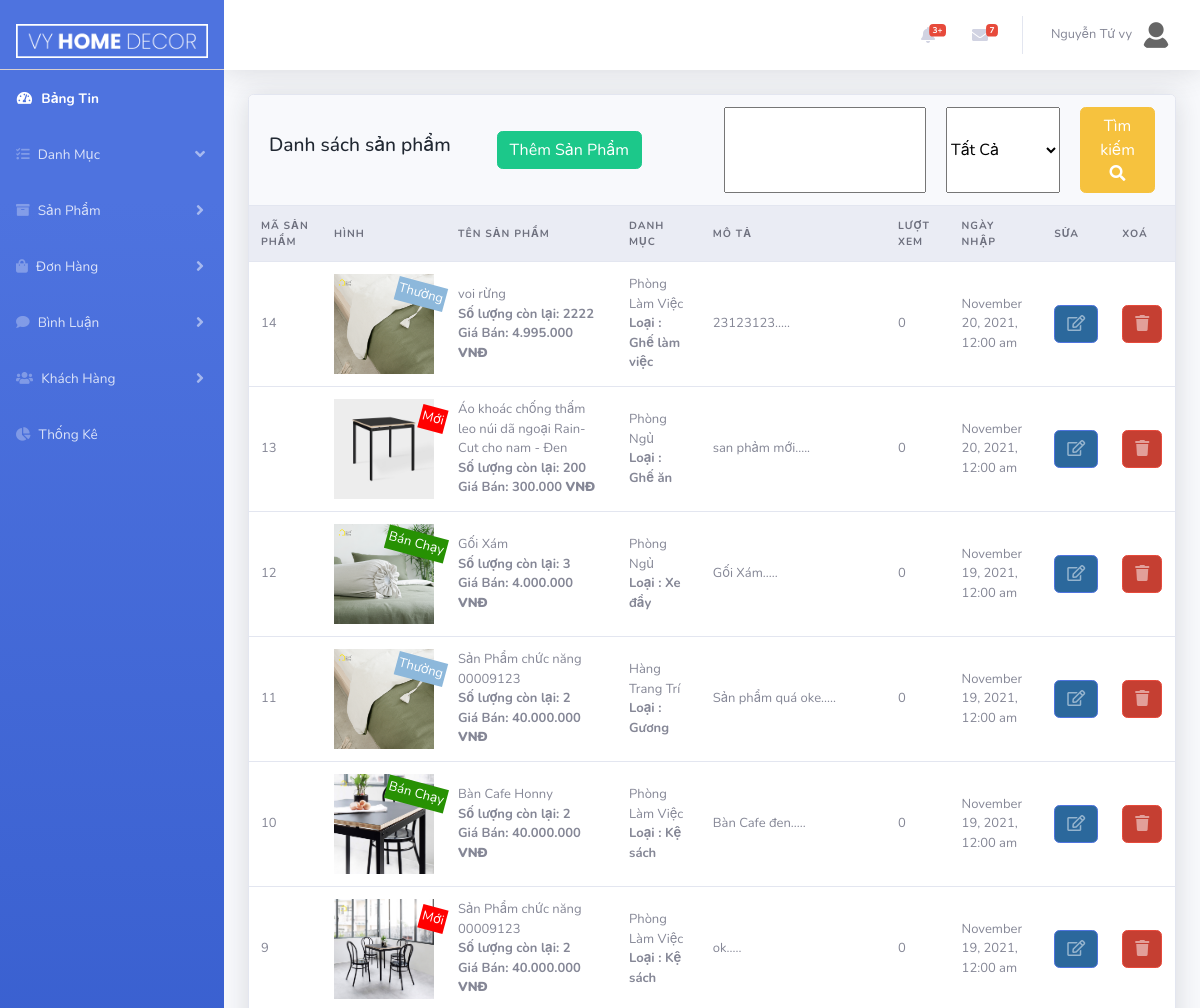
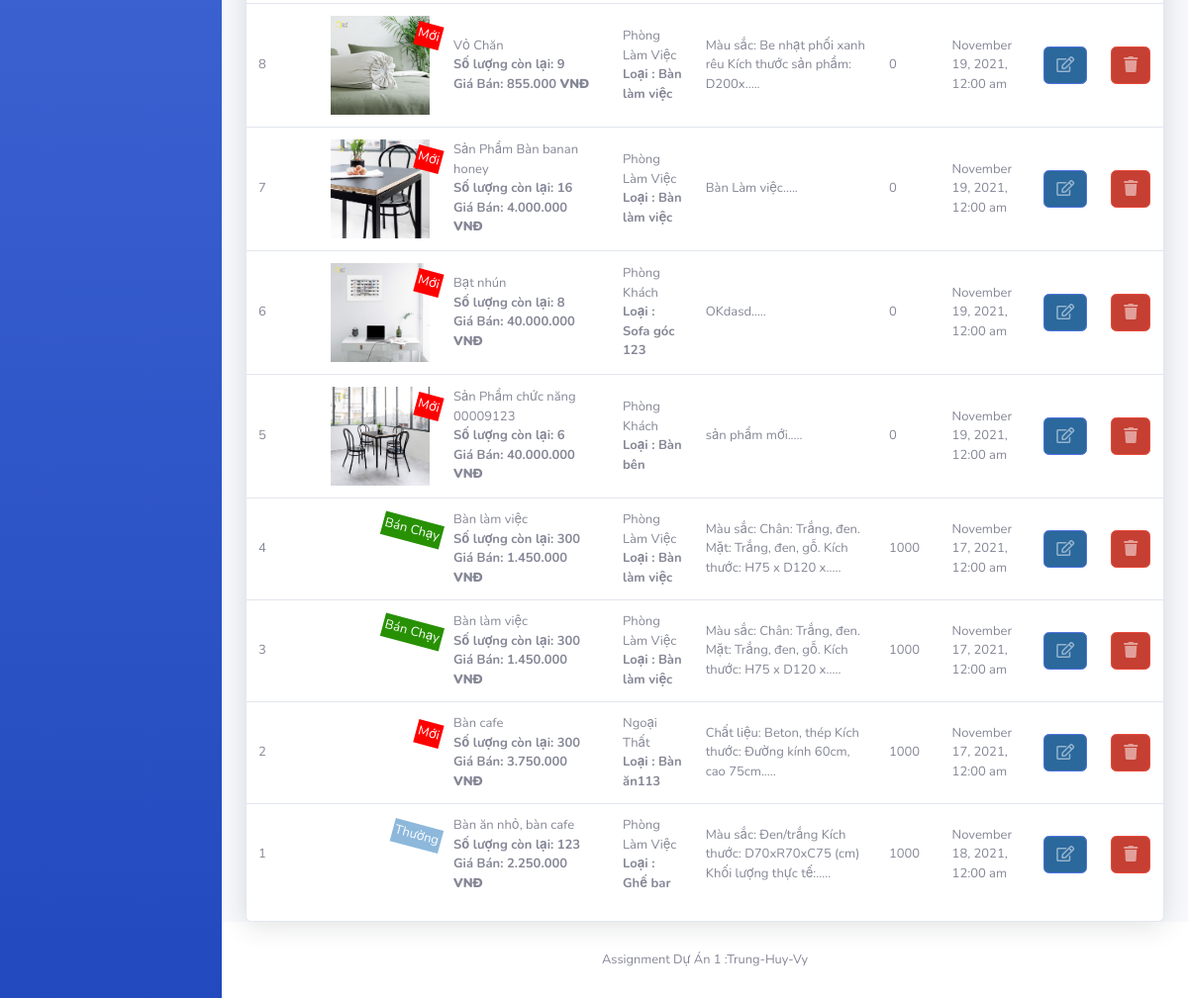
Page /Admin/index.php?act=product&list (signed in) on the earlier database version (2 pictures, top to bottom).
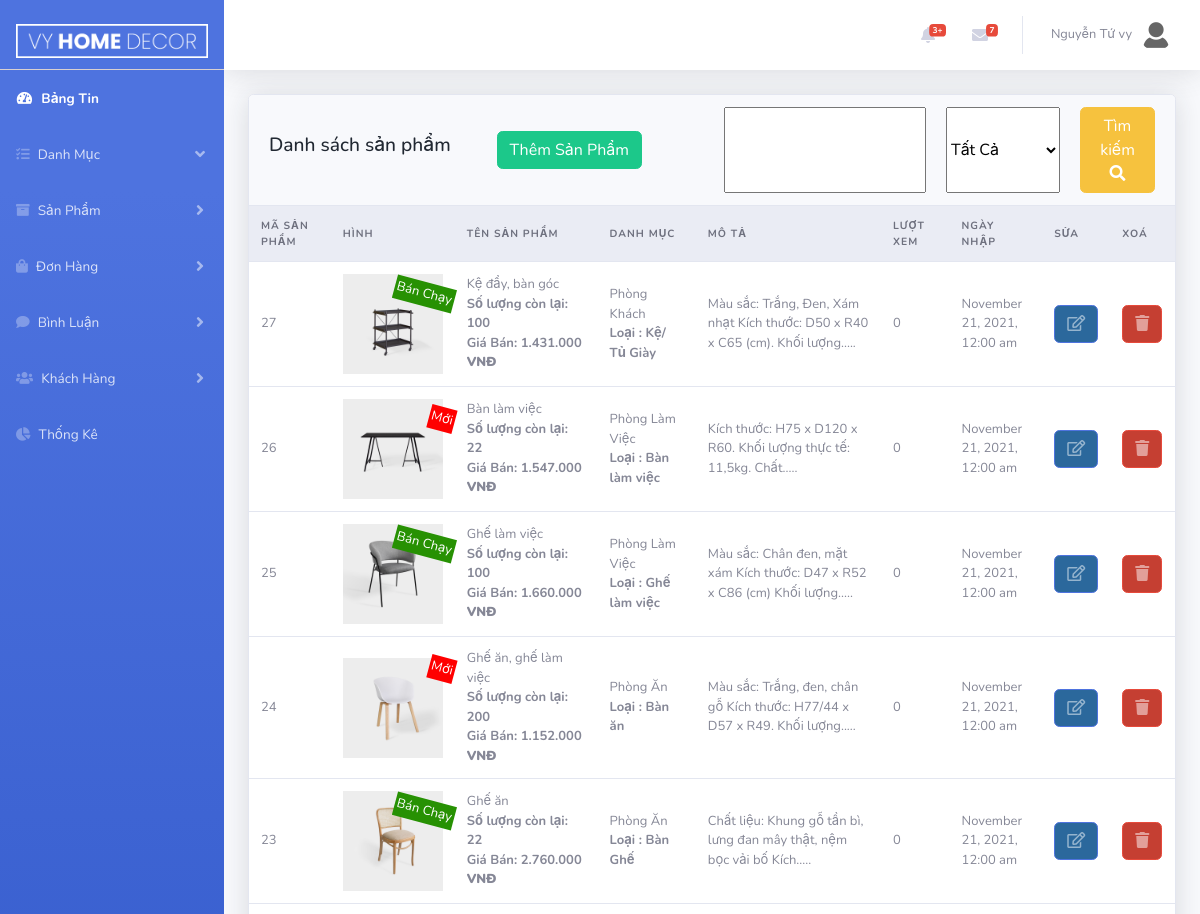
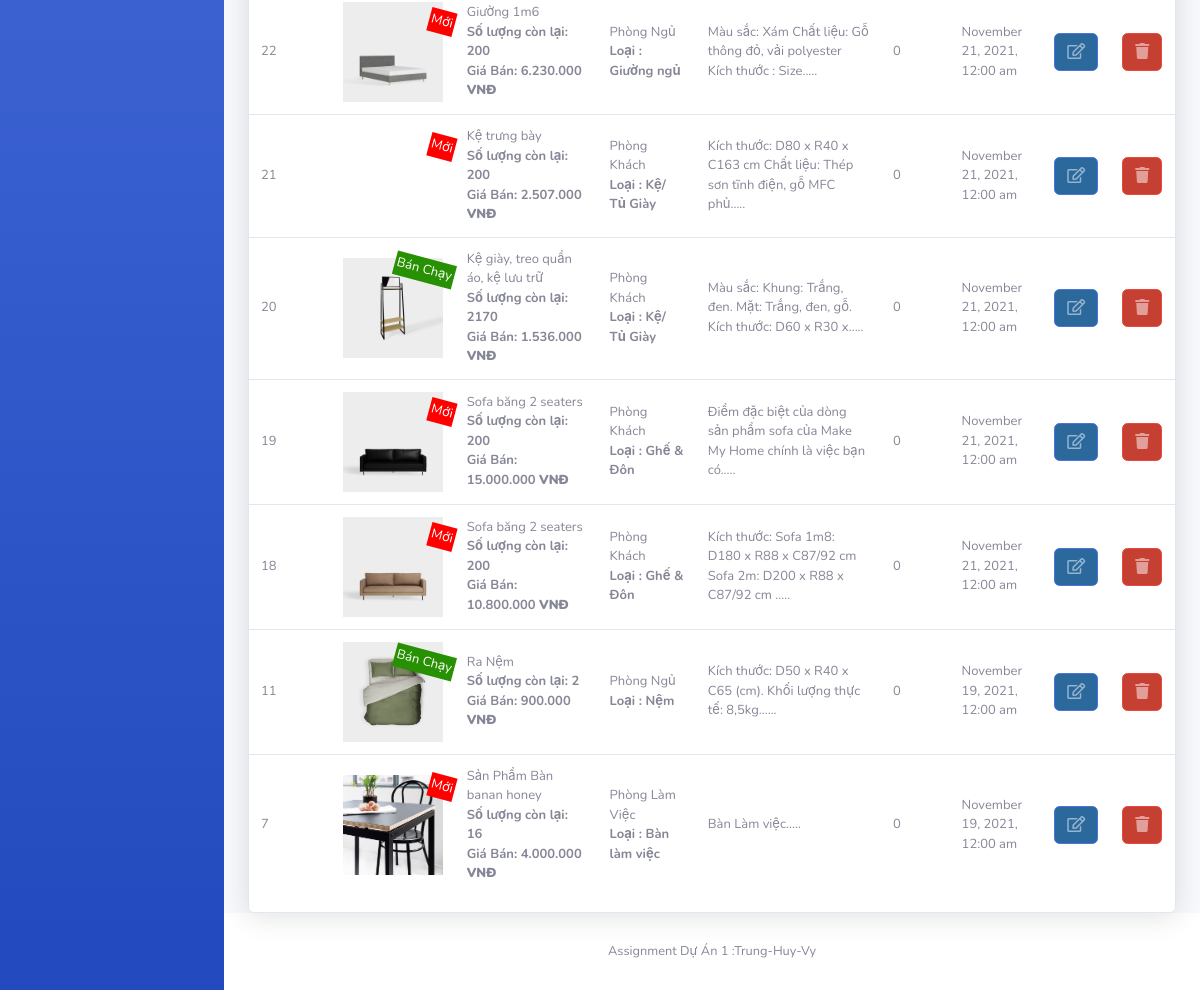
Same page on the later database version (2 pictures, top to bottom).
### tables this page shows
CREATE TABLE `tbl_product` (
  `prodId` int(10) NOT NULL,
  `prodName` varchar(255) NOT NULL,
  `prodDesc` text NOT NULL,
  `quantity` int(10) NOT NULL,
  `price` float NOT NULL,
  `image` text NOT NULL,
  `imageSmall` text NOT NULL,
  `dateInput` date NOT NULL,
  `view` int(10) NOT NULL,
  `type` int(10) NOT NULL,
  `cateChildId` int(10) NOT NULL,
  `cateId` int(10) NOT NULL,
  `discount` float DEFAULT NULL
);

CREATE TABLE `tbl_category` (
  `cateId` int(10) NOT NULL,
  `cateName` varchar(50) NOT NULL
);

CREATE TABLE `tbl_category_child` (
  `cateChildId` int(10) NOT NULL,
  `cateChildName` varchar(50) NOT NULL,
  `cateId` int(10) NOT NULL
);

### model/pdo.php (called while the page is built, shortened)
<?php
function pdo_get_connection()
{   $servername="localhost";
    $username='root';
    $password='';
    try{
        $dburl="mysql:host=$servername;dbname=vyhomedecor; charset=utf8";
        $conn = new PDO($dburl,$username,$password);
        $conn->setAttribute(PDO::ATTR_ERRMODE,PDO::ERRMODE_EXCEPTION);
        return $conn;
        }
        catch(PDOException $e){
            return "lỗi kết nối :". $e->getMessage();
        }
}
function pdo_query($sql){
    $sql_args = array_slice(func_get_args(),1);
    try{
        $conn =pdo_get_connection();
        $stmt =$conn->prepare($sql);
        $stmt -> execute($sql_args);
        $row =$stmt->fetchAll();
        return $row;
    }catch(PDOException $e){
        throw $e;
    }
    finally{
        unset($conn);
    }
}
?>

### model/product_model.php (called while the page is built, shortened)
<?php
function list_Product() {
    $sql="SELECT tbl_product.* ,tbl_category_child.cateChildName, tbl_category.cateName
    FROM tbl_product
    INNER JOIN tbl_category_child on tbl_category_child.cateChildId =tbl_product.cateChildId
    INNER JOIN tbl_category on tbl_category.cateId = tbl_product.cateId
    Order by prodId DESC
    ";
    $res = pdo_query($sql);
    return $res;
}
?>

### lib/format.php (called while the page is built, shortened)
<?php
 function formatDate($date){
    return date('F j, Y, g:i a', strtotime($date));
 }
 function textShorten($text, $limit = 400){
    $text = $text. " ";
    $text = substr($text, 0, $limit);
    $text = substr($text, 0, strrpos($text, ' '));
    $text = $text.".....";
    return $text;
 }
?>

### Admin/product/list.php (the view, shortened to what the changed rows need)
<div class="row">
    <div class="col-xl-12">
        <div class="card">
            <div class="table-responsive">
                <form action="" method="post">
                    <table class="table align-items-center table-flush">
                        <thead class="thead-light">
                            <tr>
                                <th>Mã Sản Phẩm</th>
                                <th width="10%">Hình</th>
                                <th>Tên Sản Phẩm</th>
                                <th>Danh Mục</th>
                                <th width="20%">Mô tả</th>
                                <th>Lượt xem</th>
                                <th width="10%">Ngày nhập</th>
                                <th width="7%">sửa</th>
                                <th width="7%">Xoá</th>
                            </tr>
                        </thead>
                        <tbody>
                          <?php
                          foreach($listProduct as $value){
                              extract($value);
                          ?>
                            <tr>
                                <td><?=$prodId ?></td>
                                <td class="sup_parent"><img width="100" src="<?=BASE_URL ?>uploads/<?=$image ?>" alt="">
                                    <?php if($type==0){
                                        echo ' <span class=" sup_new sup_title rotate-15">Mới</span>';
                                    }else if($type==1){
                                        echo ' <span class=" sup_nomal sup_title rotate-15">Thường</span>';
                                    }else{
                                        echo ' <span class="sup_bestsale  sup_title rotate-15">Bán Chạy</span>';
                                    }?>
                                </td>
                                <td class="text-left"><?=$prodName ?>
                                    <br>
                                    <b>Số lượng còn lại: <?=$quantity ?></b>
                                    <br>
                                    <b>Giá Bán: <?=number_format($price,0,',','.')?> <b>VNĐ</b>
                                </td>
                                <td class="text-left">
                                    <?=$cateName ?>
                                    <br>
                                    <b>Loại : <?=$cateChildName ?></b>
                                </td>
                                <td><?= textShorten($prodDesc,  100) ?></td>
                                <td><?=$view?></td>
                                <td><?=
                                formatDate($dateInput);
                                ?></td>
                                <td><a href="index.php?act=product&edit=<?=$prodId ?>" class="btn btn-primary btn-icon-split"> <span class="icon text-white-50"><i class="far fa-edit"></i></span>
                                    </a>
                                </td>
                                <td> <a href="index.php?act=product&delete=<?=$prodId ?>" onclick="return confirm('Are you sure?')" class="btn btn-danger btn-icon-split "><span class="icon text-white-50"><i class="fas fa-trash"></i></span>
                                    </a></td>
                            </tr>
                          <?php
                          }
                          ?>
                        </tbody>
                    </table>
                </form>
            </div>
        </div>
    </div>
</div>

Differences in the rows shown:
removed tbl_product: prodId "14", image (picture), type "Thường", prodName "voi rừng", quantity "2222", price "4.995.000", cateId.cateName "Phòng Làm Việc", cateChildId.cateChildName "Ghế làm việc", prodDesc "23123123.....", view "0", dateInput "November 20, 2021, 12:00 am"
removed tbl_product: prodId "13", image (picture), type "Mới", prodName "Áo khoác chống thấm leo núi dã ngoại Rain-Cut cho nam - Đen", quantity "200", price "300.000", cateId.cateName "Phòng Ngủ", cateChildId.cateChildName "Ghế ăn", prodDesc "san phảm mới.....", view "0", dateInput "November 20, 2021, 12:00 am"
removed tbl_product: prodId "12", image (picture), type "Bán Chạy", prodName "Gối Xám", quantity "3", price "4.000.000", cateId.cateName "Phòng Ngủ", cateChildId.cateChildName "Xe đẩy", prodDesc "Gối Xám.....", view "0", dateInput "November 19, 2021, 12:00 am"
removed tbl_product: prodId "10", image (picture), type "Bán Chạy", prodName "Bàn Cafe Honny", quantity "2", price "40.000.000", cateId.cateName "Phòng Làm Việc", cateChildId.cateChildName "Kệ sách", prodDesc "Bàn Cafe đen.....", view "0", dateInput "November 19, 2021, 12:00 am"
removed tbl_product: prodId "9", image (picture), type "Mới", prodName "Sản Phẩm chức năng 00009123", quantity "2", price "40.000.000", cateId.cateName "Phòng Làm Việc", cateChildId.cateChildName "Kệ sách", prodDesc "ok.....", view "0", dateInput "November 19, 2021, 12:00 am"
removed tbl_product: prodId "8", image (picture), type "Mới", prodName "Vỏ Chăn", quantity "9", price "855.000", cateId.cateName "Phòng Làm Việc", cateChildId.cateChildName "Bàn làm việc", prodDesc "Màu sắc: Be nhạt phối xanh rêu Kích thước sản phẩm: D200x.....", view "0", dateInput "November 19, 2021, 12:00 am"
removed tbl_product: prodId "6", image (picture), type "Mới", prodName "Bạt nhún", quantity "8", price "40.000.000", cateId.cateName "Phòng Khách", cateChildId.cateChildName "Sofa góc 123", prodDesc "OKdasd.....", view "0", dateInput "November 19, 2021, 12:00 am"
removed tbl_product: prodId "5", image (picture), type "Mới", prodName "Sản Phẩm chức năng 00009123", quantity "6", price "40.000.000", cateId.cateName "Phòng Khách", cateChildId.cateChildName "Bàn bên", prodDesc "sản phẩm mới.....", view "0", dateInput "November 19, 2021, 12:00 am"
removed tbl_product: prodId "4", type "Bán Chạy", prodName "Bàn làm việc", quantity "300", price "1.450.000", cateId.cateName "Phòng Làm Việc", cateChildId.cateChildName "Bàn làm việc", prodDesc "Màu sắc: Chân: Trắng, đen. Mặt: Trắng, đen, gỗ. Kích thước: H75 x D120 x.....", view "1000", dateInput "November 17, 2021, 12:00 am"
removed tbl_product: prodId "3", type "Bán Chạy", prodName "Bàn làm việc", quantity "300", price "1.450.000", cateId.cateName "Phòng Làm Việc", cateChildId.cateChildName "Bàn làm việc", prodDesc "Màu sắc: Chân: Trắng, đen. Mặt: Trắng, đen, gỗ. Kích thước: H75 x D120 x.....", view "1000", dateInput "November 17, 2021, 12:00 am"
removed tbl_product: prodId "2", type "Mới", prodName "Bàn cafe", quantity "300", price "3.750.000", cateId.cateName "Ngoại Thất", cateChildId.cateChildName "Bàn ăn113", prodDesc "Chất liệu: Beton, thép Kích thước: Đường kính 60cm, cao 75cm.....", view "1000", dateInput "November 17, 2021, 12:00 am"
removed tbl_product: prodId "1", type "Thường", prodName "Bàn ăn nhỏ, bàn cafe", quantity "123", price "2.250.000", cateId.cateName "Phòng Làm Việc", cateChildId.cateChildName "Ghế bar", prodDesc "Màu sắc: Đen/trắng Kích thước: D70xR70xC75 (cm) Khối lượng thực tế:.....", view "1000", dateInput "November 18, 2021, 12:00 am"
added tbl_product: prodId "27", image (picture), type "Bán Chạy", prodName "Kệ đẩy, bàn góc", quantity "100", price "1.431.000", cateId.cateName "Phòng Khách", cateChildId.cateChildName "Kệ/ Tủ Giày", prodDesc "Màu sắc: Trắng, Đen, Xám nhạt Kích thước: D50 x R40 x C65 (cm). Khối lượng.....", view "0", dateInput "November 21, 2021, 12:00 am"
added tbl_product: prodId "26", image (picture), type "Mới", prodName "Bàn làm việc", quantity "22", price "1.547.000", cateId.cateName "Phòng Làm Việc", cateChildId.cateChildName "Bàn làm việc", prodDesc "Kích thước: H75 x D120 x R60. Khối lượng thực tế: 11,5kg. Chất.....", view "0", dateInput "November 21, 2021, 12:00 am"
added tbl_product: prodId "25", image (picture), type "Bán Chạy", prodName "Ghế làm việc", quantity "100", price "1.660.000", cateId.cateName "Phòng Làm Việc", cateChildId.cateChildName "Ghế làm việc", prodDesc "Màu sắc: Chân đen, mặt xám Kích thước: D47 x R52 x C86 (cm) Khối lượng.....", view "0", dateInput "November 21, 2021, 12:00 am"
added tbl_product: prodId "24", image (picture), type "Mới", prodName "Ghế ăn, ghế làm việc", quantity "200", price "1.152.000", cateId.cateName "Phòng Ăn", cateChildId.cateChildName "Bàn ăn", prodDesc "Màu sắc: Trắng, đen, chân gỗ Kích thước: H77/44 x D57 x R49. Khối lượng.....", view "0", dateInput "November 21, 2021, 12:00 am"
added tbl_product: prodId "23", image (picture), type "Bán Chạy", prodName "Ghế ăn", quantity "22", price "2.760.000", cateId.cateName "Phòng Ăn", cateChildId.cateChildName "Bàn Ghế", prodDesc "Chất liệu: Khung gỗ tần bì, lưng đan mây thật, nệm bọc vải bố Kích.....", view "0", dateInput "November 21, 2021, 12:00 am"
added tbl_product: prodId "22", image (picture), type "Mới", prodName "Giường 1m6", quantity "200", price "6.230.000", cateId.cateName "Phòng Ngủ", cateChildId.cateChildName "Giường ngủ", prodDesc "Màu sắc: Xám Chất liệu: Gỗ thông đỏ, vải polyester Kích thước : Size.....", view "0", dateInput "November 21, 2021, 12:00 am"
added tbl_product: prodId "21", type "Mới", prodName "Kệ trưng bày", quantity "200", price "2.507.000", cateId.cateName "Phòng Khách", cateChildId.cateChildName "Kệ/ Tủ Giày", prodDesc "Kích thước: D80 x R40 x C163 cm Chất liệu: Thép sơn tĩnh điện, gỗ MFC phủ.....", view "0", dateInput "November 21, 2021, 12:00 am"
added tbl_product: prodId "20", image (picture), type "Bán Chạy", prodName "Kệ giày, treo quần áo, kệ lưu trữ", quantity "2170", price "1.536.000", cateId.cateName "Phòng Khách", cateChildId.cateChildName "Kệ/ Tủ Giày", prodDesc "Màu sắc: Khung: Trắng, đen. Mặt: Trắng, đen, gỗ. Kích thước: D60 x R30 x.....", view "0", dateInput "November 21, 2021, 12:00 am"
added tbl_product: prodId "19", image (picture), type "Mới", prodName "Sofa băng 2 seaters", quantity "200", price "15.000.000", cateId.cateName "Phòng Khách", cateChildId.cateChildName "Ghế & Đôn", prodDesc "Điểm đặc biệt của dòng sản phẩm sofa của Make My Home chính là việc bạn có.....", view "0", dateInput "November 21, 2021, 12:00 am"
added tbl_product: prodId "18", image (picture), type "Mới", prodName "Sofa băng 2 seaters", quantity "200", price "10.800.000", cateId.cateName "Phòng Khách", cateChildId.cateChildName "Ghế & Đôn", prodDesc "Kích thước: Sofa 1m8: D180 x R88 x C87/92 cm Sofa 2m: D200 x R88 x C87/92 cm .....", view "0", dateInput "November 21, 2021, 12:00 am"
changed tbl_product id 11: image: a different picture; prodName "Sản Phẩm chức năng 00009123" → "Ra Nệm"; price "40.000.000" → "900.000"; cateId.cateName "Hàng Trang Trí" → "Phòng Ngủ"; cateChildId.cateChildName "Gương" → "Nệm"; prodDesc "Sản phẩm quá oke....." → "Kích thước: D50 x R40 x C65 (cm). Khối lượng thực tế: 8,5kg......"; type "Thường" → "Bán Chạy"
